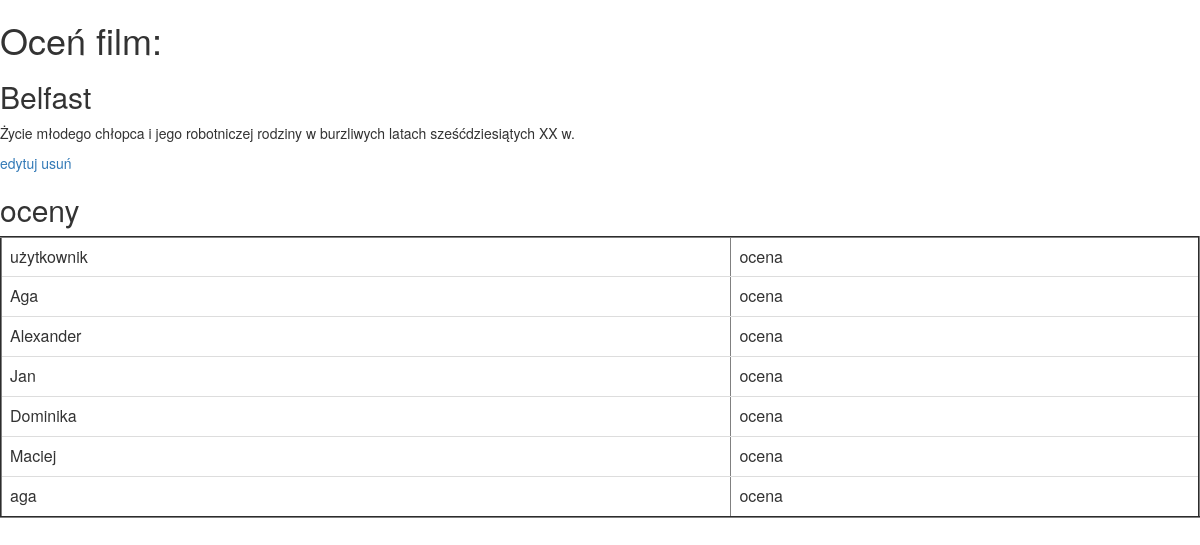
The app's page /app_oscars/films_rating/1 with its own data.
### app_oscars/models.py (models this page shows, shortened)
class Films(models.Model):
    COUNTRIES = [
        ('US','Stany Zjednoczone'),
        ('GB',"Wielka Brytania"),
        ('JP','Japonia'),
    ]
    title = models.CharField(max_length=40,default="", blank=True)
    polish_title = models.CharField(max_length=40,default="", blank=True)
    director = models.CharField(max_length=30,default="", blank=True)
    year = models.PositiveSmallIntegerField(null=True, blank=True)
    country = models.CharField(max_length=2, choices=COUNTRIES, default='US')
    description = models.TextField(max_length=500,default="Film oskarowy", blank=True)
    poster = models.ImageField(upload_to='posters', null=True,blank=True)

### app_oscars/views.py (the view)
# urls.py: path('films_rating/<int:id>', films_rating, name="films_rating"),
def films_rating(request, id):
    films = get_object_or_404(Films, pk=id)
    User = get_user_model()
    users = User.objects.all()
    return render(request, 'films_rating.html', {'films':films,
                                                 'users':users})

### templates/films_rating.html (shortened to what this page needs)
{% extends 'main.html' %}
{% block page %}
<h1>Oceń film: </h1>
<h2>{{ films.title }}</h2>
<p>{{ films.description }}</p>
<a href="{% url 'edit_film' films.id %}">edytuj</a>
<a href="{% url 'delete_film' films.id %}">usuń</a>
<h2>oceny</h2>
<div class="container_table">
  <table class="table" border="2">
    <tr>
      <td>użytkownik</td>
      <td>ocena</td>
    </tr>
    {% for user in users %}
    <tr>
      <td>{{ user.username }}</td>
      <td>ocena </td>
      {% endfor %}
    </tr>
  </table>
</div>
{% endblock %}

### style/style.css (style rules this page uses)
body { padding: 0; margin: 0; font-size: 16px; line-height: 1.7; Font-Family: 'Noto Serif', Serif; color: black; }

### records on screen
Films: title "Belfast", description "Życie młodego chłopca i jego robotniczej rodziny w burzliwych latach sześćdziesiątych XX w."

### other values on screen
{{ user.username }} "Aga"
{{ user.username }} "Alexander"
{{ user.username }} "Jan"
{{ user.username }} "Dominika"
{{ user.username }} "Maciej"
{{ user.username }} "aga"
